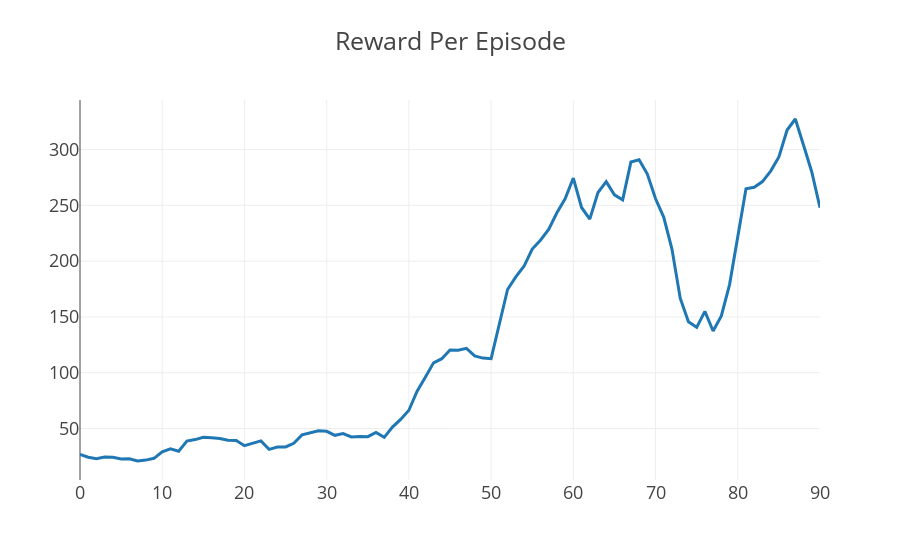

Here is the notebook cell this chart was saved with:
### Markdown cell above
And, finally, we can plot our agent's training process.  The x-axis is the environment episode, while the y-axis is the total reward for the given episode.  We smooth the curve with a moving average.

### Code cell
plotly.offline.iplot({
    "data": [go.Scatter(x=np.arange(len(ep_rewards)), y=moving_average(ep_rewards, 10))],
    "layout": go.Layout(title="Reward Per Episode", template="presentation")
})

### Figure 1 — Plotly figure (JSON) as saved in the notebook; plotly's stock layout.template omitted (floating-point values rounded to 4 significant figures)
{"data": [{"type": "scatter", "uid": "3c3b3ce3-b27d-42bc-804c-a81f3c31d76a", "x": [0, 1, 2, 3, 4, 5, 6, 7, 8, 9, 10, 11, 12, 13, 14, 15, 16, 17, 18, 19, 20, 21, 22, 23, 24, 25, 26, 27, 28, 29, 30, 31, 32, 33, 34, 35, 36, 37, 38, 39, 40, 41, 42, 43, 44, 45, 46, 47, 48, 49, 50, 51, 52, 53, 54, 55, 56, 57, 58, 59, 60, 61, 62, 63, 64, 65, 66, 67, 68, 69, 70, 71, 72, 73, 74, 75, 76, 77, 78, 79, 80, 81, 82, 83, 84, 85, 86, 87, 88, 89, 90, 91, 92, 93, 94, 95, 96, 97, 98, 99], "y": [26.9, 24.3, 22.9, 24.4, 24.3, 22.7, 22.9, 20.9, 21.7, 23.3, 29.1, 31.8, 29.7, 38.7, 40.1, 42.1, 41.8, 41.1, 39.5, 39.2, 34.6, 36.6, 38.9, 31.3, 33.5, 33.5, 36.8, 44.3, 46.3, 48, 47.5, 43.9, 45.5, 42.5, 42.9, 42.7, 46.5, 42.1, 51.3, 58.2, 66.4, 83.4, 96, 108.9, 112.6, 120.4, 120.1, 121.8, 115.1, 113.1, 112.6, 143, 174.6, 185.9, 195.4, 210.9, 218.8, 228.5, 243.4, 255.8, 274.5, 248.1, 237.7, 261.5, 271.3, 259.4, 255, 288.8, 290.9, 278, 255.9, 239.3, 210.6, 166.8, 145.6, 140.7, 155, 137.4, 150.9, 179, 221.8, 264.8, 266.2, 271.3, 280.7, 293.4, 317.5, 327.4, 303.9, 279.9, 247.9]}], "layout": {"autosize": true, "title": {"text": "Reward Per Episode"}, "xaxis": {"autorange": true, "range": [0, 90], "type": "linear"}, "yaxis": {"autorange": true, "range": [3.872, 344.4], "type": "linear"}}}
